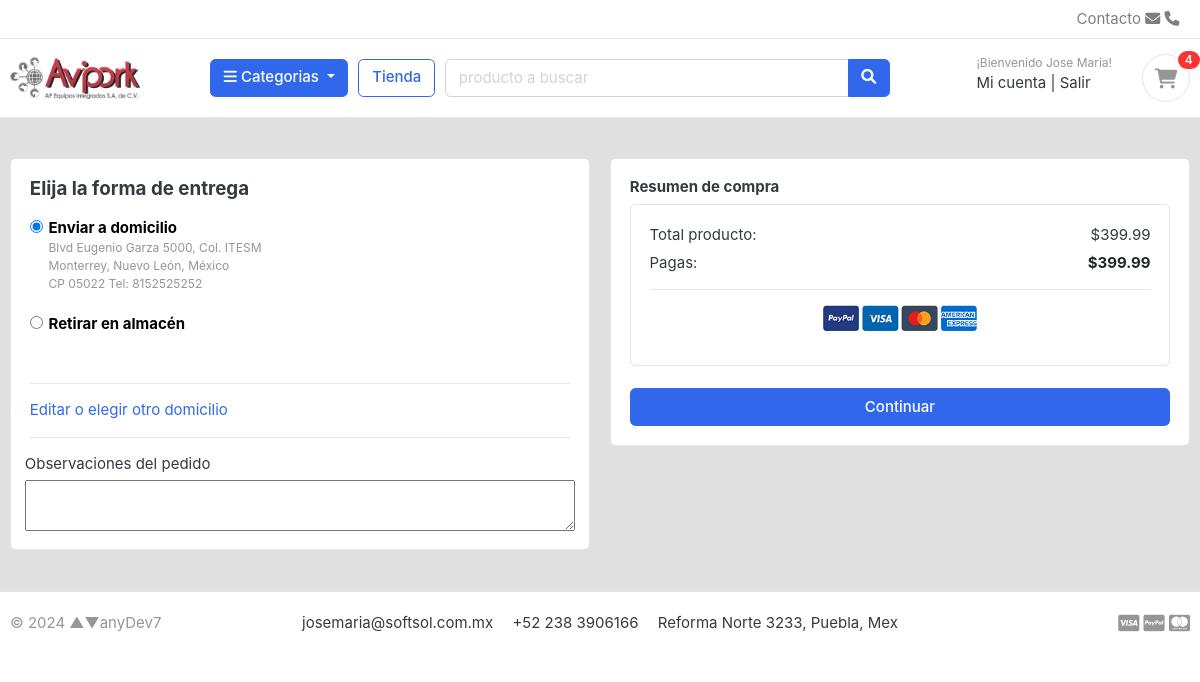
Before: /ecart/select-address/399.990000/1/ (signed in) with the older database file.
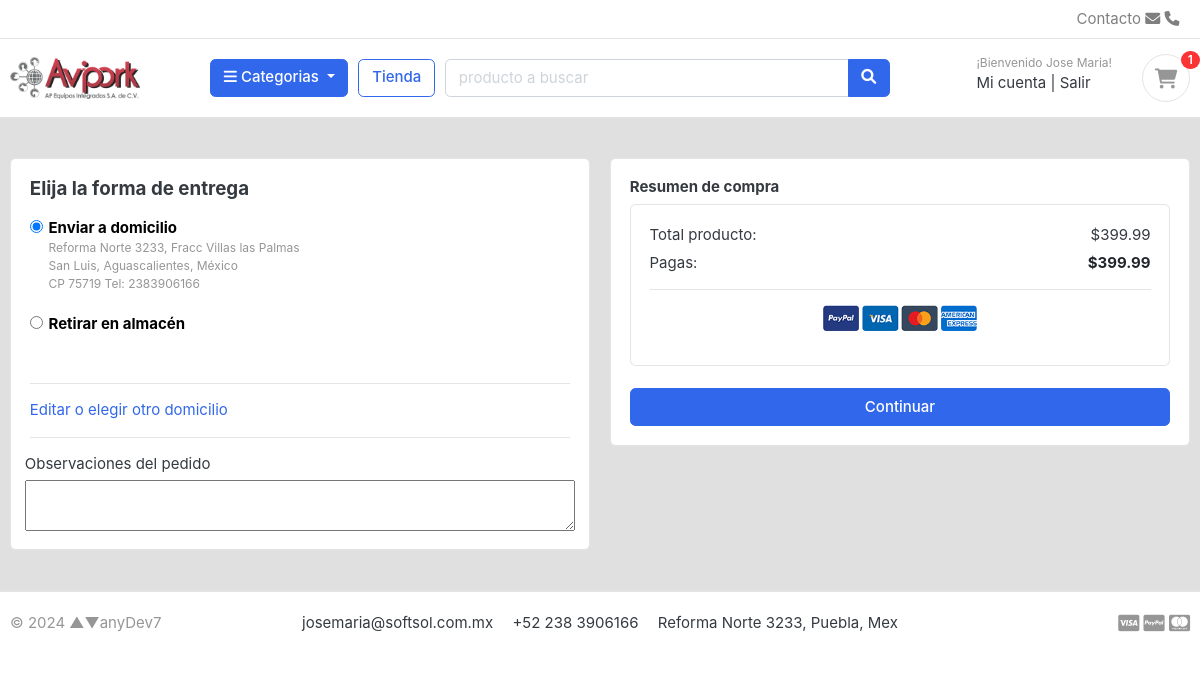
After: the same page with the newer database file.
### account/models.py (models this page shows, shortened)
class Address(models.Model):
    user = models.ForeignKey(Account, verbose_name="Usuario", on_delete=models.CASCADE)
    address_line_1 = models.CharField("Direccion", max_length=50)
    address_line_2 = models.CharField("Colonia", max_length=50, blank=True)
    city = models.CharField('Ciudad', max_length=50)
    state = models.CharField('Estado', max_length=50)
    country = models.CharField('Pais', max_length=50, default="México")
    zipcode = models.CharField('CP', max_length=6, default="")
    phone = models.CharField('Telefono',max_length=50)
    nearby = models.CharField("Referencia", max_length=100, blank=True)
    default = models.BooleanField('Preferida', default=False)
    is_active = models.BooleanField('Acitva', default=True)
    created_at = models.DateTimeField('Creada el', auto_now_add=True)
    updated_at = models.DateTimeField('Actualizada el', auto_now=True)
    class Meta:
        verbose_name = 'Direccion'
        verbose_name_plural = 'Direcciones'

### ecart/views.py (the view)
# urls.py: path('select-address/<str:total>/<str:flag>/', views.select_address, name="select_address"),
@login_required(login_url='login')
def select_address(request, total="", flag=0):
    try:
        address = Address.objects.filter(user__id=request.user.id,  default=True).first()
    except Address.DoesNotExist:
        address = False
        messages.warning(request, 'No tienes una direccion favorita predeterminada.')
    if address == None:
        address = False
        messages.warning(request, 'No tienes una direccion favorita predeterminada.')
    context = {
    'total': float(total),
    'address': address,
    }
    return render(request, 'store/select_address.html', context)

### category/context_processors.py (called while the page is built)
def menu_cat_links(request):
    links = Category.objects.all()
    return dict(cat_links=links)

def menu_subcat_links(request):
    links = SubCategory.objects.all()
    return dict(subcat_links=links)

### category/models.py (called while the page is built)
    def get_url(self):
        return reverse('prod_by_cat', args=[self.slug,None,"s"]) # Solo funciona para el filtrado por subcategoria

### ecart/context_processors.py (called while the page is built)
def counter(request):
    count = 0
    if 'admin' in request.path:
        return {}
    else:
        try:                    # filter: 'fetch' todos los que cumplen con la condición
            if request.user.is_authenticated:
                cart_items = CartItem.objects.all().filter(user=request.user)
            else:
                cart = Cart.objects.filter(cart_id=_cart_id(request))
                cart_items = CartItem.objects.all().filter(cart=cart[:1])
            for item in cart_items:
                count += item.quantity
        except Cart.DoesNotExist:
            count = 0
        return dict(cart_count=count)

### mainapp/templates/store/select_address.html (shortened to what this page needs)
{% extends "mainapp/layout.html" %}
{% load static %}
{% block content %}
<section class="section-content padding-y bg" style="background: #e0e0e0">
<div class="container">
<div class="row">
    <aside class="col-lg-6">
    <div class="card">
    <div class="card-body">
    <h5 class="card-tit mb-3">Elija la forma de entrega</h5>
    <form action="{% url "checkout" %}" method="POST">
            {% if address %}
            <div class="item-option-select">
            <div class="form-row">
                <div class="col form-group">
                    <div class="form-check">
                        <input value="{{address.id}}" class="form-check-input" type="radio" name="shipment" id="address" checked>
                        <label class="form-check-label" for="address">
                            <span style="color: black;" > <b> Enviar a domicilio </b></span>
                            <small><p class="text-muted">{{address.address_line_1}}, {{address.address_line_2}}<br>
                                {{address.city}}, {{address.state}}, {{address.country}} <br>
                                CP {{address.zipcode}} Tel: {{address.phone}} <br>
                            </p></small>
                        </label>
                    </div>
                </div>
            </div>
            <div class="form-row">
                <div class="col form-group">
                    <div class="form-check">
                        <input value="pickup" class="form-check-input" type="radio" name="shipment" id="pickup">
                        <label class="form-check-label" for="flexRadioDefault1">
                            <span style="color: black;" > <b> Retirar en almacén</b></span>
                        </label>
                    </div>
                </div>
            </div>
            </div>
            {% endif %}
            <hr>
            <a  href=" {% url "addresses" %}"> Editar o elegir otro domicilio </a>
            <hr>
            <div class="form-row">
                <label for="">Observaciones del pedido</label>
                <textarea name="order_note" rows="2" cols="80" required></textarea>
            </div>
    </div>
    </div>
    </aside>
    <aside class="col-lg-6">
            <div class="card">
            <div class="card-body">
                <h6>Resumen de compra</h6>
                <div class="card">
                    <div class="card-body">
                        <dl class="dlist-align">
                          <dt>Total producto:</dt>
                          <dd class="text-right">${{total|floatformat:"2g"}}</dd>
                        </dl>
                        <dl class="dlist-align">
                          <dt>Pagas:</dt>
                          <dd class="text-right text-dark b"><strong>${{total|floatformat:"2g" }}</strong></dd>
                        </dl>
                        <hr>
                        <p class="text-center mb-3">
                            <img src="{% static "./images/misc/payments.png" %}" height="26">
                        </p>
                    </div>
                </div>
                <br>
                {% if address %}
                <button type="submit" name="submit" class="btn btn-primary btn-block"> Continuar</button>
                {% endif %}
            </div>
            </div>
    </aside>
</div>
</div>
</section>
{% endblock content %}

### mainapp/templates/mainapp/includes/navbar.html (shortened to what this page needs)
{% load static %}
<header class="section-header">
    <nav class="navbar p-md-0 navbar-expand-sm navbar-light border-bottom">
    <div class="container">
      <div class="collapse navbar-collapse" id="navbarTop4">
        <ul class="navbar-nav mr-auto">
            <li class="nav-item dropdown">
                 <a href="#" class="nav-link"></a>
            </li>
            <li class="nav-item dropdown">
                <a href="#" class="nav-link"></a>
            </li>
        </ul>
        <ul class="navbar-nav">
            <li><a href="#" class="nav-link">Contacto <i class="fa fa-envelope"></i> <i class="fa fa-phone"></i></a></li>
        </ul>
      </div>
    </div>
    </nav>
    <section class="header-main border-bottom">
        <div class="container">
    <div class="row align-items-center">
        <div class="col-lg-2 col-md-3 col-6">
            <a href=" {% url "home" %} " class="brand-wrap">
                <img class="logo" src=" {% static "./images/logo-avipork.png" %} ">
            </a>
        </div>
        <div class="col-lg col-sm col-md col-6 flex-grow-0">
            <div class="category-wrap dropdown d-inline-block float-right">
                <button type="button" class="btn btn-primary dropdown-toggle" data-toggle="dropdown">
                    <i class="fa fa-bars"></i> Categorias
                </button>
            </div>
        </div>
        <a href="{% url "store" %}" class="btn btn-outline-primary">Tienda</a>
        <div class="col-lg  col-md-6 col-sm-12 col">
            <form action="{% url "search" %} " class="search"method="GET">
                <div class="input-group w-100">
                    <input type="text" class="form-control" style="width:60%;" placeholder="producto a buscar" name="keyword">
                    <div class="input-group-append">
                      <button class="btn btn-primary" type="submit">
                        <i class="fa fa-search"></i>
                      </button>
                    </div>
                </div>
            </form>
        </div>
        <div class="col-lg-3 col-sm-6 col-8 order-2 order-lg-3">
                    <div class="d-flex justify-content-end mb-3 mb-lg-0">
                        {% if user.id is None %}
                        <div class="widget-header">
                            <small class="title text-muted">¡Bienvenido como invitado!</small>
                            <div>
                                <a href="{% url 'login' %}">Ingresa</a> <span class="dark-transp"> | </span>
                                <a href="{% url "register" %}"> Crea tu cuenta</a>
                            </div>
                        </div>
                        <a href="{% url "ecart" %}" class="widget-header pl-3 ml-3">
                            <div class="icon icon-sm rounded-circle border"><i class="fa fa-shopping-cart"></i></div>
                            <span class="badge badge-pill badge-danger notify">{{cart_count}}</span>
                        </a>
                        {% else %}
                        <div class="widget-header">
                            <small class="title text-muted">¡Bienvenido {{user.first_name}}!</small>
                            <div>
                                <a href="{% url 'dashboard' %}">Mi cuenta</a> <span class="dark-transp"> | </span>
                                <a href="{% url 'logout' %}"> Salir</a>
                            </div>
                        </div>
                        <a href="{% url "ecart" %}" class="widget-header pl-3 ml-3">
                            <div class="icon icon-sm rounded-circle border"><i class="fa fa-shopping-cart"></i></div>
                            <span class="badge badge-pill badge-danger notify">{{cart_count}}</span>
                        </a>
                        {% endif %}
                    </div>
                </div>
    </div>
        </div>
    </section>
</header>

Changed rows visible on the page:
no longer on this page (row edited): Address: address_line_1 "Blvd Eugenio Garza 5000", address_line_2 "Col. ITESM", city "Monterrey", state "Nuevo León", country "México", zipcode "05022", phone "8152525252"
now on this page (row edited): Address: address_line_1 "Reforma Norte 3233", address_line_2 "Fracc Villas las Palmas", city "San Luis", state "Aguascalientes", country "México", zipcode "75719", phone "2383906166"
Other visible differences:
{{ cart_count }}: "4" → "1"
form field shipment: "☑ Enviar a domicilio Blvd Eugen" → "☑ Enviar a domicilio Reforma No"
